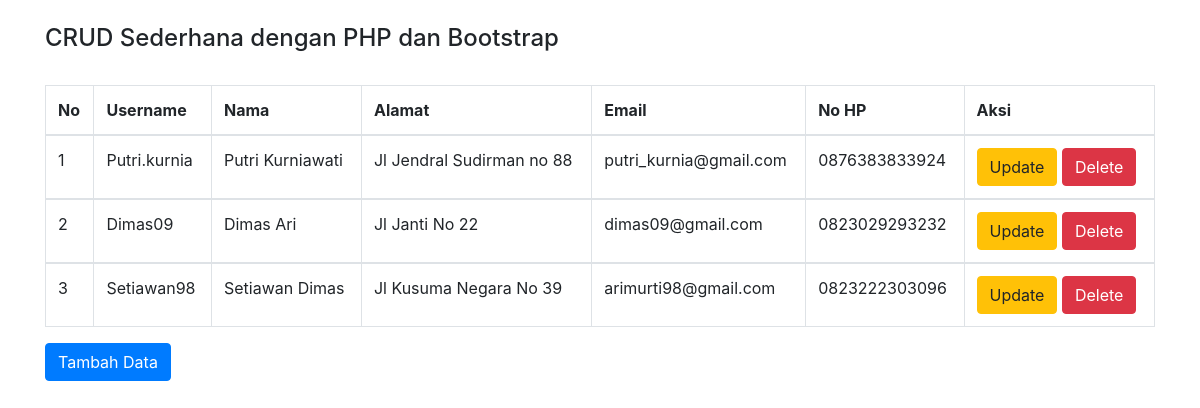
The page / on the database its author committed.
### tables this page shows
CREATE TABLE `anggota` (
  `id_anggota` int(11) NOT NULL,
  `username` varchar(30) NOT NULL,
  `nama` varchar(50) DEFAULT NULL,
  `alamat` varchar(50) DEFAULT NULL,
  `email` varchar(30) DEFAULT NULL,
  `no_hp` char(13) DEFAULT NULL,
  `password` varchar(200) DEFAULT NULL
);

### index.php (the view, shortened to what this page needs)
<!DOCTYPE html>
<html>
<head>
    <link rel="stylesheet" href="bootstrap/css/bootstrap.min.css">
</head>
<body>
<div class="container">
    <br>
    <h4>CRUD Sederhana dengan PHP dan Bootstrap</h4>
    <table class="table table-bordered table-hover">
        <br>
        <thead>
        <tr>
            <th>No</th>
            <th>Username</th>
            <th>Nama</th>
            <th>Alamat</th>
            <th>Email</th>
            <th>No HP</th>
            <th colspan='2'>Aksi</th>
        </tr>
        </thead>
        <?php
        include "koneksi.php";
        $sql="select * from anggota order by id_anggota desc";
        $hasil=mysqli_query($kon,$sql);
        $no=0;
        while ($data = mysqli_fetch_array($hasil)) {
            $no++;
            ?>
            <tbody>
            <tr>
                <td><?php echo $no;?></td>
                <td><?php echo $data["username"]; ?></td>
                <td><?php echo $data["nama"];   ?></td>
                <td><?php echo $data["alamat"];   ?></td>
                <td><?php echo $data["email"];   ?></td>
                <td><?php echo $data["no_hp"];   ?></td>
                <td>
                    <a href="update.php?id_anggota=<?php echo htmlspecialchars($data['id_anggota']); ?>" class="btn btn-warning" role="button">Update</a>
                    <a href="<?php echo htmlspecialchars($_SERVER["PHP_SELF"]);?>?id_anggota=<?php echo $data['id_anggota']; ?>" class="btn btn-danger" role="button">Delete</a>
                </td>
            </tr>
            </tbody>
            <?php
        }
        ?>
    </table>
    <a href="create.php" class="btn btn-primary" role="button">Tambah Data</a>
</div>
</body>
</html>

### rows shown on the page
anggota: username "Putri.kurnia", nama "Putri Kurniawati", alamat "Jl Jendral Sudirman no 88", email "putri_kurnia@gmail.com", no_hp "0876383833924"
anggota: username "Dimas09", nama "Dimas Ari", alamat "Jl Janti No 22", email "dimas09@gmail.com", no_hp "0823029293232"
anggota: username "Setiawan98", nama "Setiawan Dimas", alamat "Jl Kusuma Negara No 39", email "arimurti98@gmail.com", no_hp "0823222303096"
